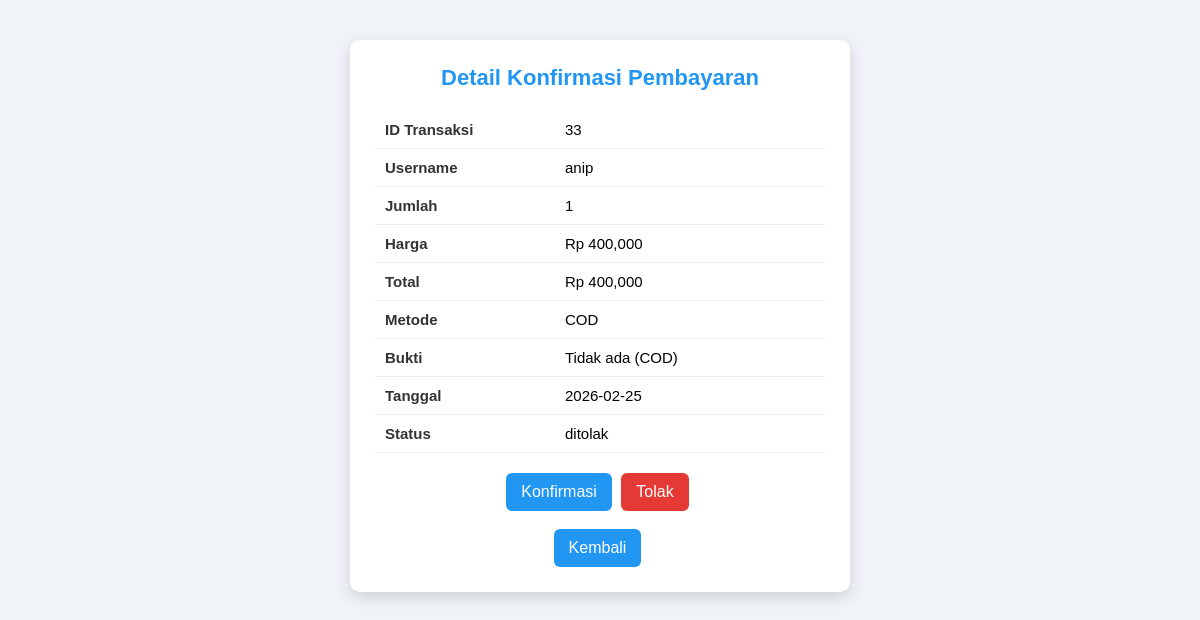
/petugas/konfirmasi_detail.php?id=33, run on an earlier commit of the app's database.
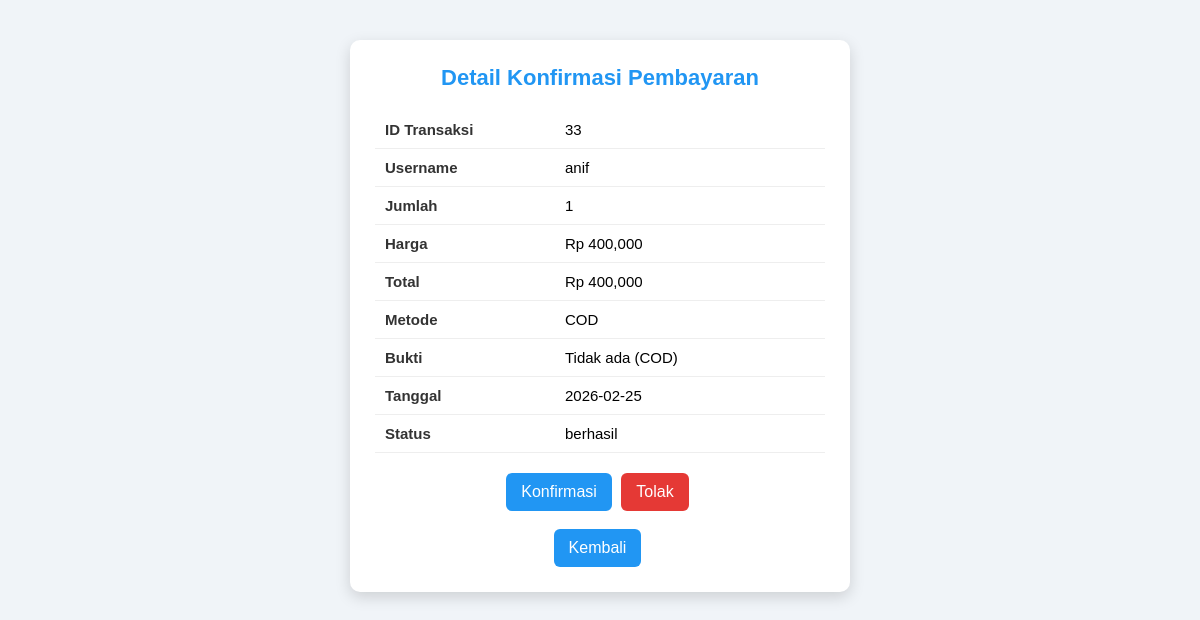
And on a later commit of the database.
### tables this page shows
CREATE TABLE `transaksi` (
  `id` int(11) NOT NULL,
  `user_id` int(11) DEFAULT NULL,
  `nama_produk` varchar(100) DEFAULT NULL,
  `harga` int(11) DEFAULT NULL,
  `jumlah` int(11) DEFAULT NULL,
  `alamat` text DEFAULT NULL,
  `bukti` varchar(255) DEFAULT NULL,
  `tanggal` date NOT NULL DEFAULT current_timestamp(),
  `metode` varchar(20) DEFAULT NULL,
  `status` varchar(20) NOT NULL DEFAULT 'pending'
);

CREATE TABLE `users` (
  `id` int(11) NOT NULL,
  `username` varchar(100) DEFAULT NULL,
  `email` varchar(100) DEFAULT NULL,
  `password` varchar(255) DEFAULT NULL,
  `nama_lengkap` varchar(150) DEFAULT NULL,
  `no_hp` varchar(20) DEFAULT NULL,
  `role` varchar(20) DEFAULT 'user',
  `alamat` text DEFAULT NULL
);

### petugas/konfirmasi_detail.php (the view, shortened to what this page needs)
<?php
include "config.php";
$id = $_GET['id'];
$q = mysqli_query($koneksi, "
    SELECT transaksi.*, users.username
    FROM transaksi
    JOIN users ON transaksi.user_id = users.id
    WHERE transaksi.id = '$id'
");
$t = mysqli_fetch_assoc($q);
$total = $t['harga'] * $t['jumlah'];
?>
<!DOCTYPE html>
<html>
<head>
</head>
<body>
<div class="container">
<h2>Detail Konfirmasi Pembayaran</h2>
<table>
<tr><td>ID Transaksi</td><td><?= $t['id'] ?></td></tr>
<tr><td>Username</td><td><?= $t['username'] ?></td></tr>
<tr><td>Jumlah</td><td><?= $t['jumlah'] ?></td></tr>
<tr><td>Harga</td><td>Rp <?= number_format($t['harga']) ?></td></tr>
<tr><td>Total</td><td>Rp <?= number_format($total) ?></td></tr>
<tr><td>Metode</td><td><?= !empty($t['bukti']) ? "TRANSFER" : "COD" ?></td></tr>
<tr>
<td>Bukti</td>
<td>
<?php if(!empty($t['bukti'])){ ?>
   <a class="btn" href="../assets/upload/<?= $t['bukti'] ?>" target="_blank">Lihat Bukti</a>
<?php }else{ ?>
   Tidak ada (COD)
<?php } ?>
</td>
</tr>
<tr><td>Tanggal</td><td><?= $t['tanggal'] ?></td></tr>
<tr><td>Status</td><td><?= $t['status'] ?></td></tr>
</table>
<div class="center">
<a href="update_status.php?id=<?= $t['id'] ?>&aksi=konfirmasi" class="btn">
    Konfirmasi
</a>
<a href="update_status.php?id=<?= $t['id'] ?>&aksi=tolak" class="btn reject">
    Tolak
</a>
<br><br>
<a href="transaksi.php" class="btn">Kembali</a>
</div>
</div>
</body>
</html>

### petugas/konfirmasi_detail.php (style rules this page uses)
* { margin:0; padding:0; box-sizing:border-box; font-family:Arial, sans-serif; }
body { background:#f0f4f8; padding:40px; display:flex; justify-content:center; }
.container { background:white; width:500px; padding:25px; border-radius:10px; box-shadow:0 5px 15px rgba(0,0,0,0.15); }
h2 { text-align:center; margin-bottom:20px; color:#2196f3; font-size:22px; }
table { width:100%; border-collapse:collapse; margin-bottom:20px; }
td { padding:10px; border-bottom:1px solid #eee; font-size:15px; }
td:first-child { font-weight:bold; width:40%; color:#333; }
.btn { display:inline-block; padding:10px 15px; background:#2196f3; color:white; text-decoration:none; border-radius:6px; margin-right:5px; transition:0.2s; }
.reject { background:#e53935; }
.center { text-align:center; }

What changed in the data, as far as the page shows it:
changed transaksi id 33: user.username "anip" → "anif"; status "ditolak" → "berhasil"
